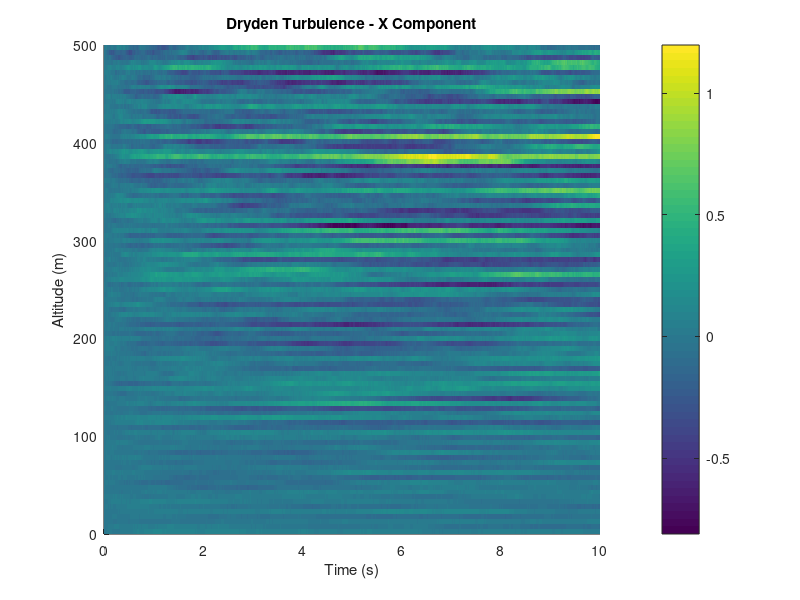
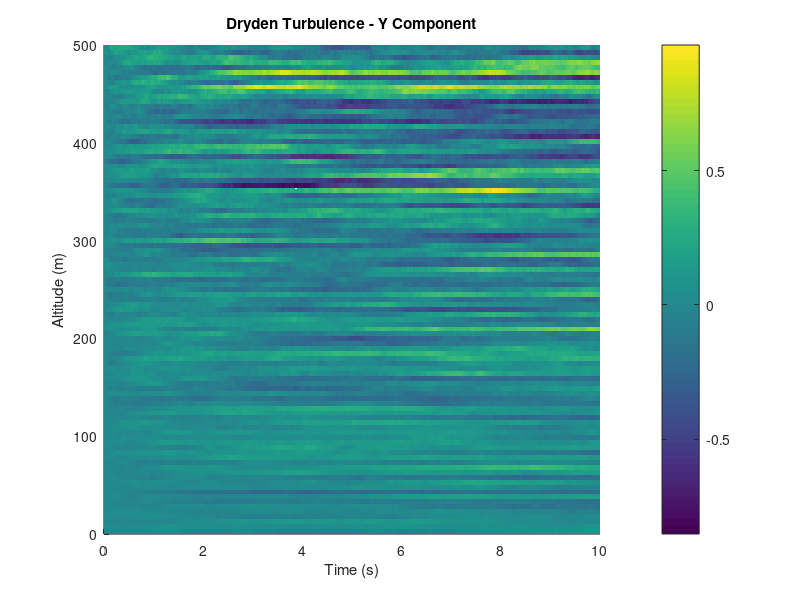
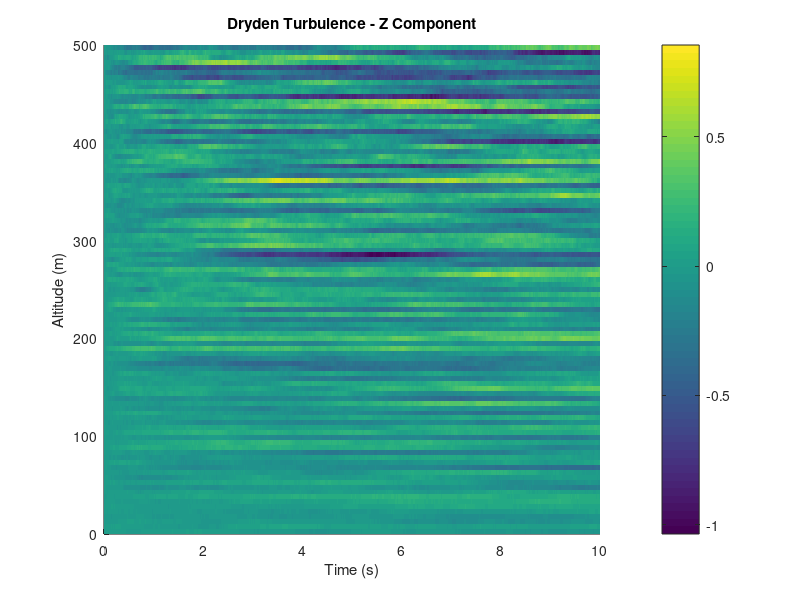
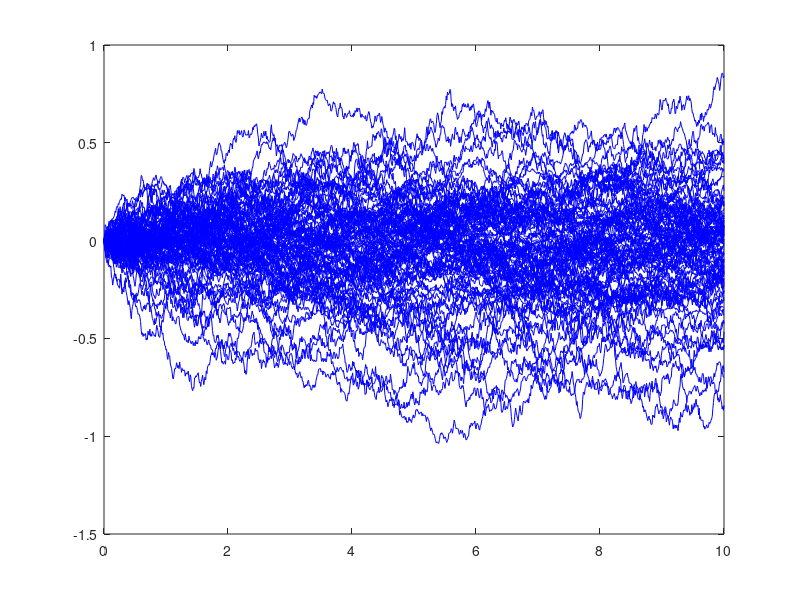

Recreate these plots in MATLAB, in order.

altitude = linspace(0, 500, 100);
V_mean = 2 + 0.02 * altitude;  
sigma_w = 0.4 * V_mean; % Wind turbulence intensity
L_w = 10 * ones(size(altitude)); % Turbulence length scale

dt = 0.01; 
T = 10; 
t = 0:dt:T; 

V_wind = zeros(length(altitude), length(t), 3); % [x, y, z] components

for j = 1:length(altitude)
    for i = 2:length(t)
        dW = randn(3,1) * sqrt(dt); % 3D white noise
        
        V_wind(j,i,1) = V_wind(j,i-1,1)*exp(-dt/L_w(j)) + sigma_w(j)*sqrt(1-exp(-2*dt/L_w(j)))*dW(1);
        V_wind(j,i,2) = V_wind(j,i-1,2)*exp(-dt/L_w(j)) + sigma_w(j)*sqrt(1-exp(-2*dt/L_w(j)))*dW(2);
        V_wind(j,i,3) = V_wind(j,i-1,3)*exp(-dt/L_w(j)) + sigma_w(j)*sqrt(1-exp(-2*dt/L_w(j)))*dW(3);
    end
end

figure;
surf(t, altitude, V_wind(:,:,1), 'EdgeColor', 'none'); 
xlabel('Time (s)'); ylabel('Altitude (m)'); zlabel('Wind X (m/s)');
title('Dryden Turbulence - X Component');
colorbar; view(2);

figure;
surf(t, altitude, V_wind(:,:,2), 'EdgeColor', 'none'); 
xlabel('Time (s)'); ylabel('Altitude (m)'); zlabel('Wind Y (m/s)');
title('Dryden Turbulence - Y Component');
colorbar; view(2);

figure;
surf(t, altitude, V_wind(:,:,3), 'EdgeColor', 'none'); 
xlabel('Time (s)'); ylabel('Altitude (m)'); zlabel('Wind Z (m/s)');
title('Dryden Turbulence - Z Component');
colorbar; view(2);

figure('Name', 'Wind Velocity over time across altitudes', 'Position', [100 100 600 400]);
plot(t,V_wind(:,:,3),'b');

assignin('base',"V_wind",V_wind)


